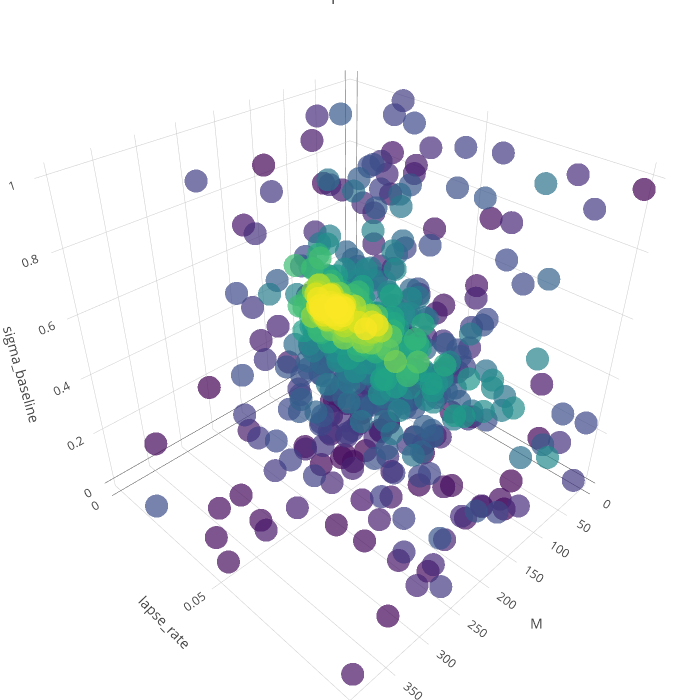

This figure's notebook cell:
### Code cell
# Filter the start of steps only
df_cmaes_traj = df_best_fits[df_best_fits['step'] < 1000]
result_to_color = np.array(df_cmaes_traj['dist_ll_median'])
result_to_color = np.array(df_cmaes_traj['step'])
# result_to_color = np.log(result_to_color)

text = ['> %s' % (x) for x in result_to_color]

trace1 = go.Scatter3d(
        x = df_cmaes_traj['M'],
        y = df_cmaes_traj['lapse_rate'],
        z = df_cmaes_traj['sigma_baseline'],
        text = text,
        mode = 'markers',
        marker = go.Marker(
            color = result_to_color,
            size = 8,
            colorscale='Viridis',
            opacity=0.7
        )
    )
data = [trace1]
layout = go.Layout(
    title='Landscape for NLL92',
    autosize=False,
    width=700,
    height=700,
    margin=dict(
        l=0,
        r=0,
        b=0,
        t=0),
    scene=go.Scene(
        xaxis=go.XAxis(
            title='M',
        ),
        yaxis=go.YAxis(
            title='lapse_rate',
        ),
        zaxis=go.ZAxis(
            title='sigma_baseline',
        )
    )
)
fig = go.Figure(data=data, layout=layout)
py.iplot(fig)

### Figure 1 — Plotly figure (JSON) as saved in the notebook; plotly's stock layout.template omitted (floating-point values rounded to 4 significant figures; data arrays with more than 128 entries replaced by an {"elided": "..."} marker saying what was removed)
{"data": [{"marker": {"color": {"elided": "869 int values"}, "colorscale": "Viridis", "opacity": 0.7, "size": 8}, "mode": "markers", "text": {"elided": "869 str values"}, "type": "scatter3d", "x": {"elided": "869 int values"}, "y": {"elided": "869 float values"}, "z": {"elided": "869 float values"}}], "layout": {"autosize": false, "height": 700, "margin": {"b": 0, "l": 0, "r": 0, "t": 0}, "scene": {"xaxis": {"title": "M"}, "yaxis": {"title": "lapse_rate"}, "zaxis": {"title": "sigma_baseline"}}, "title": "Landscape for NLL92", "width": 700}}
